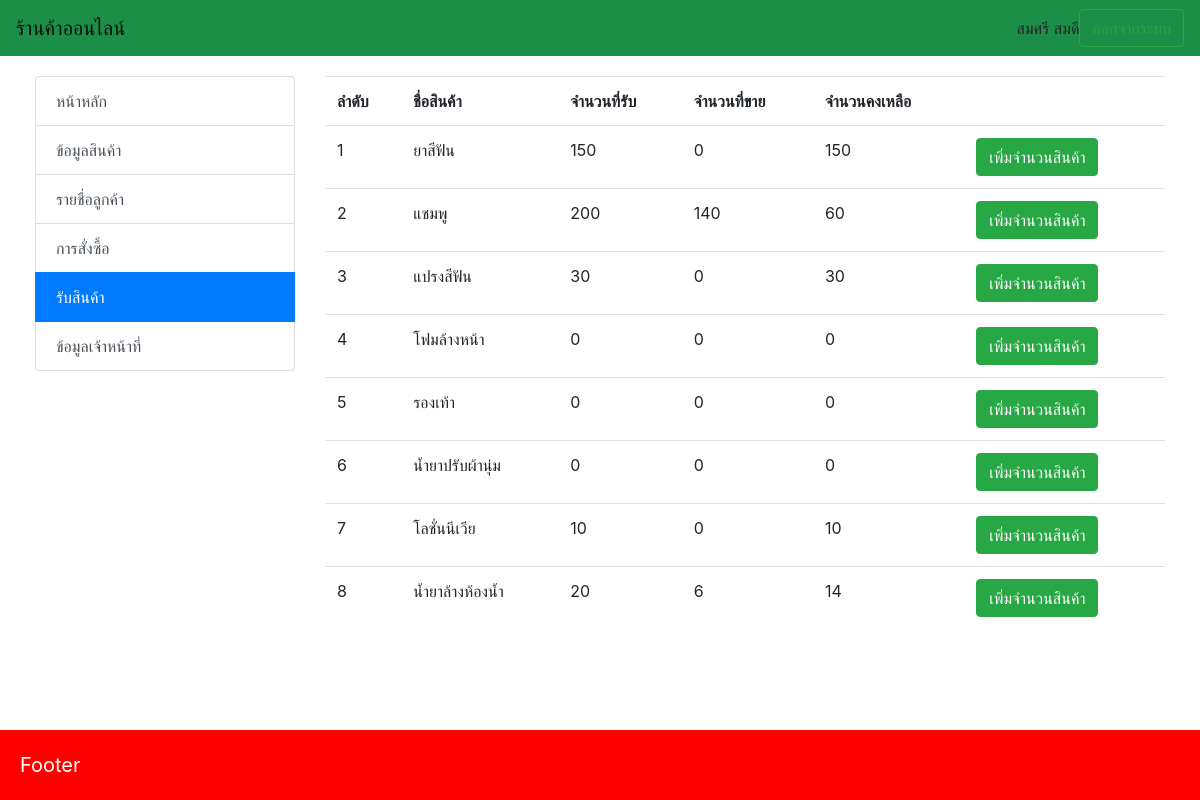
Screenshot of /?page=receive (signed in) with the database file from the repository.
### tables this page shows
CREATE TABLE `product` (
  `product_id` int(11) NOT NULL,
  `product_name` varchar(200) NOT NULL,
  `price` float NOT NULL,
  `img` varchar(100) NOT NULL
);

### pages/receive.php (the view, shortened to what this page needs)
<table class="table">
    <tr>
        <th>ลำดับ</th>
        <th>ชื่อสินค้า</th>
        <th>จำนวนที่รับ</th>
        <th>จำนวนที่ขาย</th>
        <th>จำนวนคงเหลือ</th>
        <th></th>
    </tr>
    <?php
        $sql = "
            SELECT
                *,
                (
                    SELECT IFNULL(SUM(receive.amount_receive),0) FROM receive WHERE receive.product_id=product.product_id
                ) as receive,
                (
                    SELECT IFNULL(SUM(sale.amount_sale),0) FROM sale WHERE sale.product_id=product.product_id
                ) as sale
            FROM product
        ";
        $result = $conn->query($sql);
        $order = 1;
        while($row = $result->fetch_assoc()) {
            echo '
                <tr>
                    <td>'.$order.'</td>
                    <td>'.$row["product_name"].'</td>
                    <td>'.$row["receive"].'</td>
                    <td>'.$row["sale"].'</td>
                    <td>'.($row["receive"]-$row["sale"]).'</td>
                    <td>
                        <a href="./?page=receive-add&product_id='.$row["product_id"].'" class="btn btn-success">เพิ่มจำนวนสินค้า</a>
                    </td>
                </tr>
            ';
            $order++;
        }
    ?>
</table>

### master/header.php (shortened to what this page needs)
<nav id="header" class="navbar navbar-expand-lg navbar-light" style="background-color: #1b8e47;">
    <a class="navbar-brand" href="#">ร้านค้าออนไลน์</a>
    <div class="collapse navbar-collapse" id="navbarSupportedContent">
        <form class="form-inline my-2 my-lg-0">
            <div><?php echo $admin["admin_name"]; ?> <?php echo $admin["admin_lname"]; ?></div>
            <a href="./logout.php" class="btn btn-outline-success my-2 my-sm-0">ออกจากระบบ</a>
        </form>
    </div>
</nav>

### index.css (style rules this page uses)
html { position: relative; min-height: 100%; }
body { padding-bottom: 70px; }

### rows the page displays
product: product_name "ยาสีฟัน", receive "150", sale "0", sale "150"
product: product_name "แชมพู", receive "200", sale "140", sale "60"
product: product_name "แปรงสีฟัน", receive "30", sale "0", sale "30"
product: product_name "โฟมล้างหน้า", receive "0", sale "0"
product: product_name "รองเท้า", receive "0", sale "0"
product: product_name "น้ำยาปรับผ้านุ่ม", receive "0", sale "0"
product: product_name "โลชั่นนีเวีย", receive "10", sale "0", sale "10"
product: product_name "น้ำยาล้างห้องน้ำ", receive "20", sale "6", sale "14"

### other values shown
$admin["admin_name"] "สมศรี"
$admin["admin_lname"] "สมดี"
